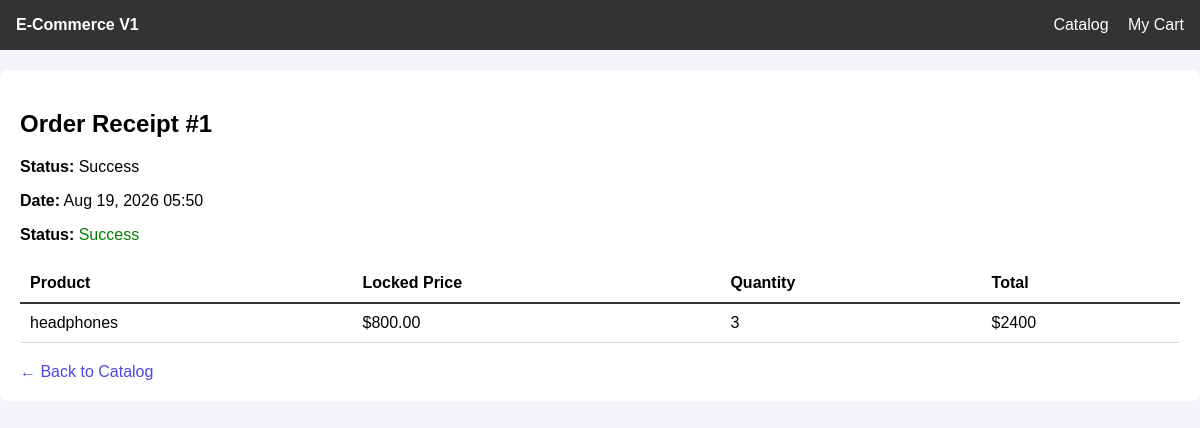
Page /orders/1/ (signed in) on the committed database.
### orders/models.py (models this page shows, shortened)
class Order(models.Model):
    STATUS_CHOICES = [
        ('PENDING', 'Pending'),
        ('SUCCESS', 'Success'),
        ('FAILED', 'Failed'),
    ]
    user = models.ForeignKey(User, on_delete=models.CASCADE, related_name='orders')
    status = models.CharField(max_length=10, choices=STATUS_CHOICES, default='PENDING')
    created_at = models.DateTimeField(auto_now_add=True)
    updated_at = models.DateTimeField(auto_now=True)

class OrderItem(models.Model):
    order = models.ForeignKey(Order, related_name='items', on_delete=models.CASCADE)
    product = models.ForeignKey(Product, on_delete=models.SET_NULL, null=True)
    price_at_purchase = models.DecimalField(max_digits=10, decimal_places=2)
    quantity = models.PositiveIntegerField(default=1)

### catalog/models.py (models this page shows, shortened)
class Product(models.Model):
    category = models.ForeignKey(Category, related_name='products', on_delete=models.CASCADE)
    name = models.CharField(max_length=200)
    price = models.DecimalField(max_digits=10, decimal_places=2)
    stock_quantity = models.PositiveIntegerField(default=0)

### orders/views.py (the view)
# urls.py: path('orders/<int:order_id>/', order_views.order_detail, name='order_detail'),
def order_detail(request, order_id):
    if not request.user.is_authenticated:
        return redirect('/admin/login/')
    order = get_object_or_404(Order, id=order_id, user=request.user)
    return render(request, 'orders/order_detail.html', {'order': order})

### templates/orders/order_detail.html (shortened to what this page needs)
{% extends 'base.html' %}
{% block content %}
    <h2>Order Receipt #{{ order.id }}</h2>
    <p><strong>Status:</strong> {{ order.get_status_display }}</p>
    <p><strong>Date:</strong> {{ order.created_at|date:"M d, Y H:i" }}</p>
    <p><strong>Status:</strong>
        {% if order.status == 'SUCCESS' %}
            <span style="color: green;">{{ order.get_status_display }}</span>
        {% else %}
            <span style="color: orange;">{{ order.get_status_display }}</span>
        {% endif %}
    </p>
    <table style="width: 100%; border-collapse: collapse; text-align: left; margin-top: 20px;">
        <thead>
            <tr style="border-bottom: 2px solid #333;">
                <th style="padding: 10px;">Product</th>
                <th style="padding: 10px;">Locked Price</th>
                <th style="padding: 10px;">Quantity</th>
                <th style="padding: 10px;">Total</th>
            </tr>
        </thead>
        <tbody>
            {% for item in order.items.all %}
                <tr style="border-bottom: 1px solid #ddd;">
                    <td style="padding: 10px;">{{ item.product.name|default:"Deleted Product" }}</td>
                    <td style="padding: 10px;">${{ item.price_at_purchase }}</td>
                    <td style="padding: 10px;">{{ item.quantity }}</td>
                    <td style="padding: 10px;">${% widthratio item.price_at_purchase 1 item.quantity %}</td>
                </tr>
            {% endfor %}
        </tbody>
    </table>
    <div style="margin-top: 20px;">
        <a href="/" style="text-decoration: none; color: #4F46E5;">&larr; Back to Catalog</a>
    </div>
{% endblock %}

### templates/base.html (style rules this page uses)
body { font-family: Arial, sans-serif; margin: 0; padding: 0; background-color: #f4f4f9; }

### rows in the picture
Order: id "1", status "Success", created_at "Aug 19, 2026 05:50"
OrderItem: product.name "headphones", price_at_purchase "800.00", quantity "3", price_at_purchase+quantity "2400"
